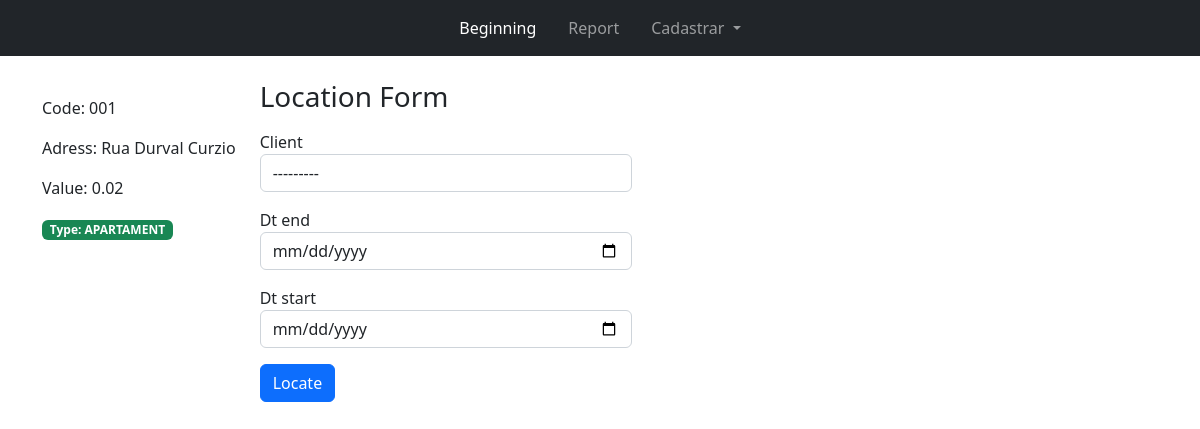
/form-location/22/, run on the app's committed database.
### app/models.py (models this page shows, shortened)
class Property(models.Model):
    address = models.CharField(max_length=200)
    code = models.CharField(max_length=50)
    is_locate = models.BooleanField(default=False)
    price = models.DecimalField(max_digits=6, decimal_places=2)
    type_item = models.CharField(max_length=50, choices=TypeProperty.choices)
    class Meta:
        verbose_name = 'Property'
        verbose_name_plural = 'Properties'
        ordering = ['-id']

### app/views.py (the view, shortened to what this page needs)
# urls.py: path('form-location/<int:id>/', app.views.register_location_form, name='location-create'),
def register_location_form(request, id):
    get_property = Property.objects.get(id=id)
    form = RegisterLocationForm()
    context = {'form': form, 'location': get_property}
    return render(request, 'form-location.html', context)

### app/forms.py
class RegisterLocationForm(forms.ModelForm):
    dt_start = forms.DateTimeField(widget=forms.DateInput(format='%d-%m-%Y', attrs={'type': 'date', }))
    dt_end = forms.DateTimeField(widget=forms.DateInput(format='%d-%m-%Y',attrs={'type': 'date',}))
    class Meta:
        model = RegisterLocation
        fields = '__all__'
        exclude = ('property', 'created_at')
    def __init__(self, *args, **kwargs):
        super().__init__(*args, **kwargs)
        for field_name, field in self.fields.items():
              field.widget.attrs['class'] = 'form-control'

### app/models.py (called while the page is built)
    def __str__(self):
        return "{}-{}".format(self.name, self.email)

### app/templates/form-location.html (shortened to what this page needs)
{% extends 'base.html' %}
{% block content %}
<div class="container">
    <div class="d-flex gap-4 mt-4">
        <div class="">
            <div id="carouselExampleControls" class="carousel slide" data-bs-ride="false">
                <button class="carousel-control-prev" type="button" data-bs-target="#carouselExampleControls"
                        data-bs-slide="prev">
                    <span class="carousel-control-prev-icon" aria-hidden="true"></span>
                </button>
                <button class="carousel-control-next" type="button" data-bs-target="#carouselExampleControls"
                        data-bs-slide="next">
                    <span class="carousel-control-next-icon" aria-hidden="true"></span>
                </button>
            </div>
            <div class="mt-3">
                <p>Code: {{location.code}}</p>
                <p>Adress: {{location.address}}</p>
                <p>Value: {{location.price}}</p>
                <div class="badge bg-success">Type: {{location.type_item}}</div>
            </div>
        </div>
        <form class="col-md-4" action="{% url 'location-create' location.id %}" method="post">
            <h3>Location Form</h3>
            {% for field in form %}
            <div class="mt-3">
                {{field.label}}
                {{field}}
            </div>
            {% endfor %}
            <input type="submit" class="btn btn-primary mt-3" value="Locate">
        </form>
    </div>
</div>
{% endblock %}

### data on the page
Property: code "001", address "Rua Durval Curzio", price "0.02", type_item "APARTAMENT"

### other printed values
{{ field.label }} "Client" "Dt end" "Dt start"
